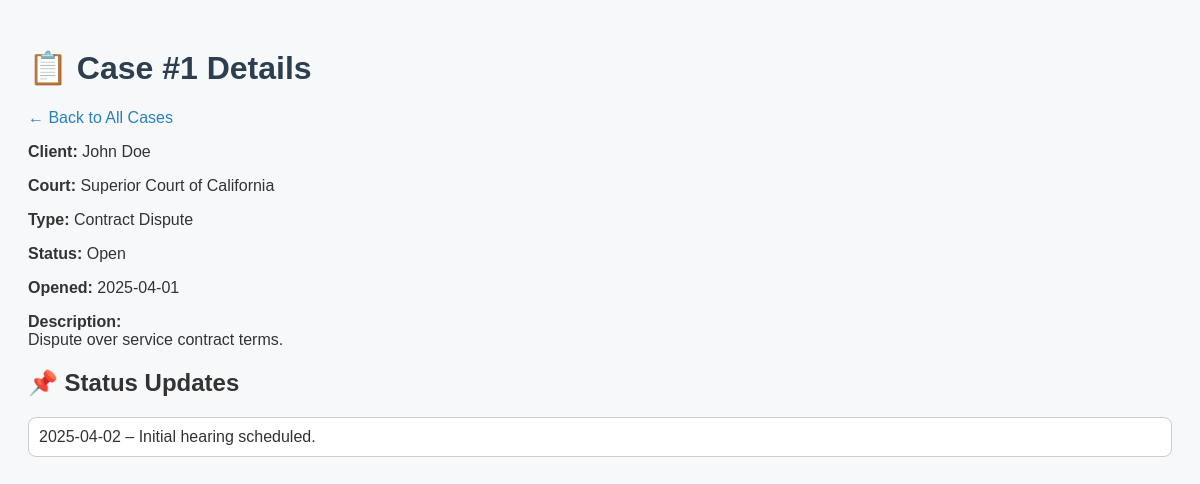
The app's page /case/1 with its own data.
### tables this page shows
CREATE TABLE Cases (
    case_id INTEGER PRIMARY KEY AUTOINCREMENT,
    client_id INTEGER,
    court_id INTEGER,
    case_type TEXT,
    description TEXT,
    status TEXT,
    opened_date DATE,
    FOREIGN KEY (client_id) REFERENCES Clients(client_id),
    FOREIGN KEY (court_id) REFERENCES Courts(court_id)
);

CREATE TABLE Clients (
    client_id INTEGER PRIMARY KEY AUTOINCREMENT,
    name TEXT NOT NULL,
    email TEXT,
    phone TEXT
);

CREATE TABLE Courts (
    court_id INTEGER PRIMARY KEY AUTOINCREMENT,
    court_name TEXT NOT NULL,
    location TEXT
);

CREATE TABLE StatusUpdates (
    update_id INTEGER PRIMARY KEY AUTOINCREMENT,
    case_id INTEGER,
    update_date DATE,
    status_detail TEXT,
    FOREIGN KEY (case_id) REFERENCES Cases(case_id)
);

### app.py (the view)
@app.route('/case/<int:case_id>')
def case_detail(case_id):
    conn = connect_db()
    cur = conn.cursor()
    cur.execute("""
        SELECT c.case_id, cl.name, ct.court_name, c.case_type, c.description, c.status, c.opened_date
        FROM Cases c
        JOIN Clients cl ON c.client_id = cl.client_id
        JOIN Courts ct ON c.court_id = ct.court_id
        WHERE c.case_id = ?
    """, (case_id,))
    case = cur.fetchone()
    cur.execute("""
        SELECT update_date, status_detail
        FROM StatusUpdates
        WHERE case_id = ?
        ORDER BY update_date DESC
    """, (case_id,))
    updates = cur.fetchall()
    conn.close()
    return render_template('case_detail.html', case=case, updates=updates)

### app.py (called while the page is built)
def connect_db():
    return sqlite3.connect("lawyer_cases.db")

### templates/case_detail.html (shortened to what this page needs)
<!DOCTYPE html>
<html>
<head>
    <link rel="stylesheet" href="{{ url_for('static', filename='style.css') }}">
</head>
<body>
    <h1>📋 Case #{{ case[0] }} Details</h1>
    <a href="/">← Back to All Cases</a>
    <p><strong>Client:</strong> {{ case[1] }}</p>
    <p><strong>Court:</strong> {{ case[2] }}</p>
    <p><strong>Type:</strong> {{ case[3] }}</p>
    <p><strong>Status:</strong> {{ case[5] }}</p>
    <p><strong>Opened:</strong> {{ case[6] }}</p>
    <p><strong>Description:</strong><br>{{ case[4] }}</p>
    <h2>📌 Status Updates</h2>
    {% if updates %}
        <ul>
        {% for update in updates %}
            <li>{{ update[0] }} – {{ update[1] }}</li>
        {% endfor %}
        </ul>
    {% else %}
        <p>No updates yet.</p>
    {% endif %}
</body>
</html>

### static/style.css (style rules this page uses)
body { font-family: Arial, sans-serif; background-color: #f6f8fa; padding: 20px; color: #333; }
h1 { color: #2c3e50; }
a { text-decoration: none; color: #2980b9; margin-right: 15px; }
ul { list-style-type: none; padding: 0; }
li { background-color: white; border: 1px solid #ccc; padding: 10px; margin-bottom: 10px; border-radius: 8px; }

### records on screen
Cases: case_id "1", case_type "Contract Dispute", status "Open", opened_date "2025-04-01", description "Dispute over service contract terms."
Clients: name "John Doe"
Courts: court_name "Superior Court of California"
StatusUpdates: update_date "2025-04-02", status_detail "Initial hearing scheduled."
